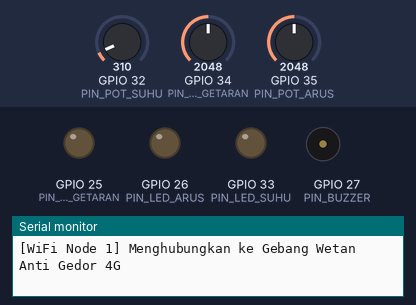
The sketch below on a simulated ESP32. Parts: output pins drawn as LEDs (lit = HIGH), buzzer (waves = sounding, pin HIGH), the last lines printed to the serial monitor. The test bench sets the inputs (shaded band); at power-on: GPIO 34 (PIN_POT_GETARAN) = 2048, GPIO 35 (PIN_POT_ARUS) = 2048, GPIO 32 (PIN_POT_SUHU) = 310. WiFi joins after 1.5 s; servers stay silent unless stated; no MQTT or app messages arrive unless stated.

Above: at 1.2 s.
1.3 s: GPIO 34 (PIN_POT_GETARAN) set to 2954
2.8 s: GPIO 34 (PIN_POT_GETARAN) set to 3060
At 3.4 s:
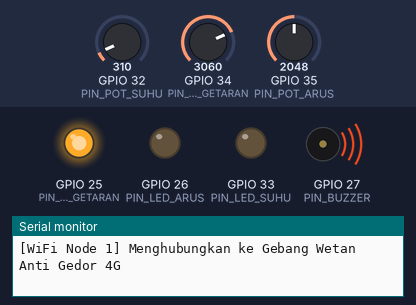
4.3 s: GPIO 35 (PIN_POT_ARUS) set to 3475
6.5 s: GPIO 35 (PIN_POT_ARUS) set to 3549
At 7.4 s:
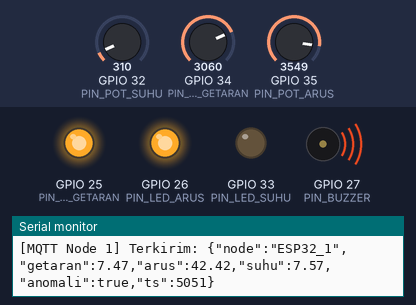
8.0 s: GPIO 34 (PIN_POT_GETARAN) set to 2960
At 8.5 s:
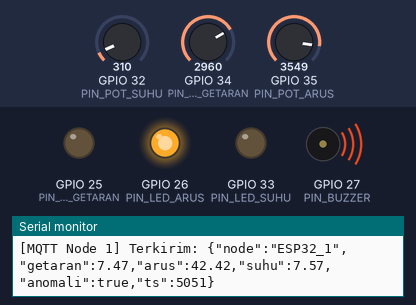
9.5 s: GPIO 34 (PIN_POT_GETARAN) set to 3040
At 10.9 s:
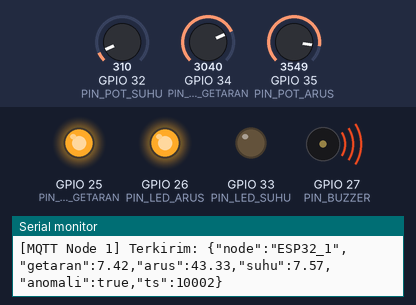
Timing chart, 0 to 12.0 s (numbered marks = the images above; inputs shaded):
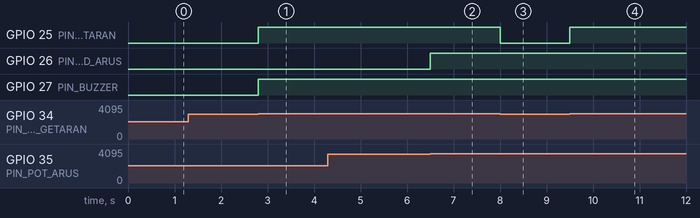

Measured:
- the behaviour switches between 3000 and 3001 on GPIO 34 (PIN_POT_GETARAN) (found by bisection; images 0 and 1)
- the behaviour switches between 3500 and 3501 on GPIO 35 (PIN_POT_ARUS) (found by bisection; images 1 and 2)
- after the input at 1.3 s, every drawn part: stays the same
- after the input at 2.8 s, GPIO 25 (PIN_LED_GETARAN), GPIO 27 (PIN_BUZZER): LOW → HIGH at once
- after the input at 6.5 s, GPIO 26 (PIN_LED_ARUS): LOW → HIGH at once
- after the input at 8.0 s, GPIO 25 (PIN_LED_GETARAN): HIGH → LOW at once
- after the input at 9.5 s, GPIO 25 (PIN_LED_GETARAN): LOW → HIGH at once

The sketch:

machine.ino
```cpp
/*
 * ============================================================
 * ESP32 Node 1 – Machine Monitoring (OPTIMIZED & FIXED)
 * Smart Factory Distributed Telemetry System
 * ============================================================
 */

#include <WiFi.h>
#include <PubSubClient.h>
#include <ArduinoJson.h>

// ── Konfigurasi WiFi & MQTT ───────────────────────────────────
const char* WIFI_SSID     = "Gebang Wetan Anti Gedor 4G";
const char* WIFI_PASS     = "gebangsukses";
const char* MQTT_BROKER   = "192.168.1.17";
const int   MQTT_PORT     = 1883;
const char* MQTT_CLIENT   = "ESP32_Node1_Machine";
const char* MQTT_TOPIC    = "factoryesp1in";

// ── Pin definitions ───────────────────────────────────────────
#define PIN_POT_GETARAN   34
#define PIN_POT_ARUS      35
#define PIN_POT_SUHU      32

#define PIN_LED_GETARAN   25
#define PIN_LED_ARUS      26
#define PIN_LED_SUHU      33
#define PIN_BUZZER        27

// ── Threshold anomali ─────────────────────────────────────────
#define THRESHOLD_GETARAN 3000   // ~7.3 mm/s
#define THRESHOLD_ARUS    3500   // ~42.7 A
#define THRESHOLD_SUHU    3200   // ~78 °C

// ── Timer & Objects ───────────────────────────────────────────
const unsigned long SEND_INTERVAL = 5000;
unsigned long lastSendTime = 0;
unsigned long lastMqttReconnectAttempt = 0;
unsigned long lastWiFiReconnectAttempt = 0; // Tambahan untuk mencegah spam WiFi

WiFiClient   wifiClient;
PubSubClient mqtt(wifiClient);

// Variabel Global Data Sensor
int adcGetaran = 0, adcArus = 0, adcSuhu = 0;
float getaran = 0.0, arus = 0.0, suhu = 0.0;
bool overloadGetaran = false, overloadArus = false, overloadSuhu = false;
bool adaAnomali = false;

// ═════════════════════════════════════════════════════════════
void setup() {
  Serial.begin(115200);

  pinMode(PIN_LED_GETARAN, OUTPUT);
  pinMode(PIN_LED_ARUS, OUTPUT);
  pinMode(PIN_LED_SUHU, OUTPUT);
  pinMode(PIN_BUZZER, OUTPUT);

  digitalWrite(PIN_LED_GETARAN, LOW);
  digitalWrite(PIN_LED_ARUS, LOW);
  digitalWrite(PIN_LED_SUHU, LOW);
  digitalWrite(PIN_BUZZER, LOW);

  connectWiFi();
  mqtt.setServer(MQTT_BROKER, MQTT_PORT);
}

// ═════════════════════════════════════════════════════════════
void loop() {
  // Ambil waktu saat ini SATU KALI saja untuk seluruh operasi di dalam loop
  unsigned long currentMillis = millis();

  // 1. Pengecekan WiFi Non-Blocking (Jeda 5 detik antar percobaan)
  if (WiFi.status() != WL_CONNECTED) {
    if (currentMillis - lastWiFiReconnectAttempt > 5000) {
      lastWiFiReconnectAttempt = currentMillis;
      Serial.println("[WiFi Node 1] Mencoba menyambungkan kembali...");
      WiFi.disconnect(); // Putuskan proses sebelumnya (mencegah error)
      WiFi.begin(WIFI_SSID, WIFI_PASS);
    }
  } else {
    // 2. Jika WiFi terhubung, cek MQTT
    if (!mqtt.connected()) {
      if (currentMillis - lastMqttReconnectAttempt > 5000) {
        lastMqttReconnectAttempt = currentMillis;
        if (reconnectMQTT()) {
          lastMqttReconnectAttempt = 0; // Reset jika berhasil
        }
      }
    } else {
      mqtt.loop();
    }
  }

  // 3. Pembacaan Sensor Realtime (Non-blocking)
  tataKelolaSensor();

  // 4. Pengiriman Data berkala ke MQTT
  if (currentMillis - lastSendTime >= SEND_INTERVAL) {
    lastSendTime = currentMillis;
    kirimDataMQTT();
  }
}

// ═════════════════════════════════════════════════════════════
void tataKelolaSensor() {
  adcGetaran = analogRead(PIN_POT_GETARAN);
  adcArus    = analogRead(PIN_POT_ARUS);
  adcSuhu    = analogRead(PIN_POT_SUHU);

  getaran = map(adcGetaran, 0, 4095, 0, 1000) / 100.0;
  arus    = map(adcArus,    0, 4095, 0, 5000) / 100.0;
  suhu    = map(adcSuhu,    0, 4095, 0, 10000) / 100.0;

  overloadGetaran = (adcGetaran > THRESHOLD_GETARAN);
  overloadArus    = (adcArus > THRESHOLD_ARUS);
  overloadSuhu    = (adcSuhu > THRESHOLD_SUHU);

  digitalWrite(PIN_LED_GETARAN, overloadGetaran ? HIGH : LOW);
  digitalWrite(PIN_LED_ARUS,    overloadArus ? HIGH : LOW);
  digitalWrite(PIN_LED_SUHU,    overloadSuhu ? HIGH : LOW);

  adaAnomali = (overloadGetaran || overloadArus || overloadSuhu);

  // Buzzer menyala realtime tanpa delay jika ada anomali
  digitalWrite(PIN_BUZZER, adaAnomali ? HIGH : LOW);
}

// ═════════════════════════════════════════════════════════════
void kirimDataMQTT() {
  StaticJsonDocument<250> doc;
  doc["node"]    = "ESP32_1";
  doc["getaran"] = getaran;
  doc["arus"]    = arus;
  doc["suhu"]    = suhu;
  doc["anomali"] = adaAnomali;
  doc["ts"]      = millis(); // Gunakan waktu real saat dikirim

  char buffer[250];
  serializeJson(doc, buffer);

  if (mqtt.connected() && mqtt.publish(MQTT_TOPIC, buffer)) {
    Serial.print("[MQTT Node 1] Terkirim: ");
    Serial.println(buffer);
  } else {
    Serial.println("[MQTT Node 1] Gagal kirim (Mqtt diskonek)!");
  }
}

// ═════════════════════════════════════════════════════════════
void connectWiFi() {
  Serial.print("[WiFi Node 1] Menghubungkan ke ");
  Serial.println(WIFI_SSID);
  if (WiFi.status() == WL_CONNECTED) return;
  WiFi.begin(WIFI_SSID, WIFI_PASS);
}

bool reconnectMQTT() {
  Serial.print("[MQTT Node 1] Menghubungkan...");
  if (mqtt.connect(MQTT_CLIENT)) {
    Serial.println(" OK");
    return true;
  } else {
    Serial.printf(" Gagal (rc=%d)\n", mqtt.state());
    return false;
  }
}
```
